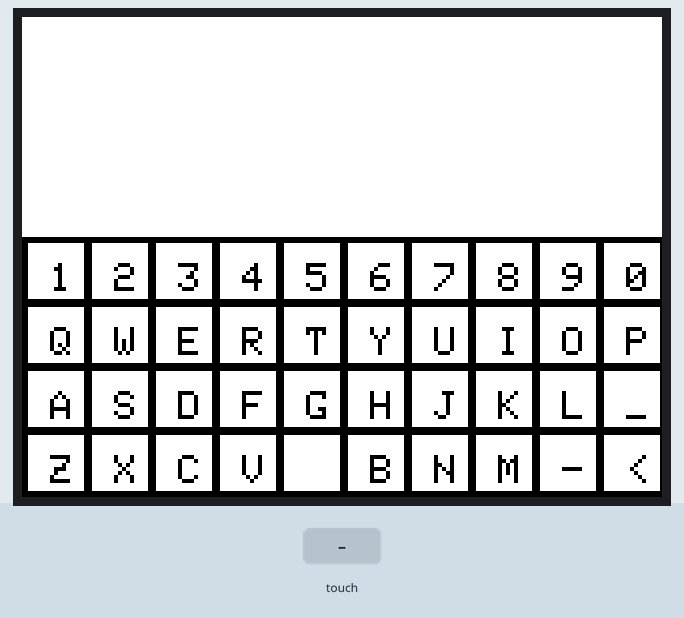
This sketch was run on a simulated ESP32-S3. Shown: 320×240 colour display. Inputs (shaded band) come from the test bench.

Above: at 1.5 s.
1.6 s: screen touched at 13 % across, 10 % down
3.1 s: screen touched at 38 % across, 10 % down
At 4.3 s:
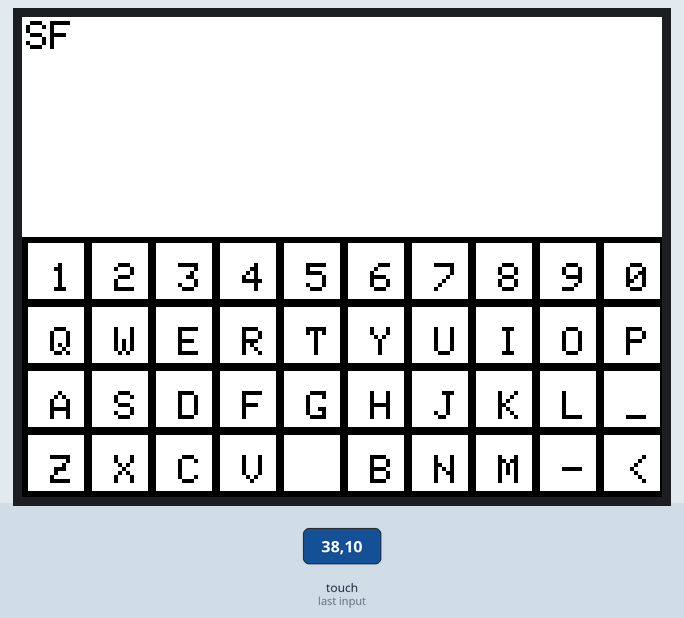
4.6 s: screen touched at 62 % across, 10 % down
6.1 s: screen touched at 87 % across, 10 % down
At 6.9 s:
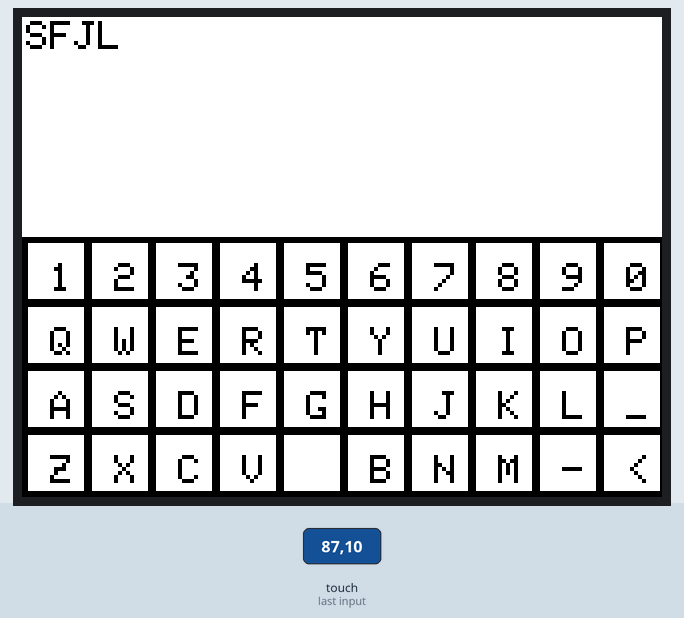
7.6 s: screen touched at 13 % across, 30 % down
9.1 s: screen touched at 38 % across, 30 % down
At 10.3 s:
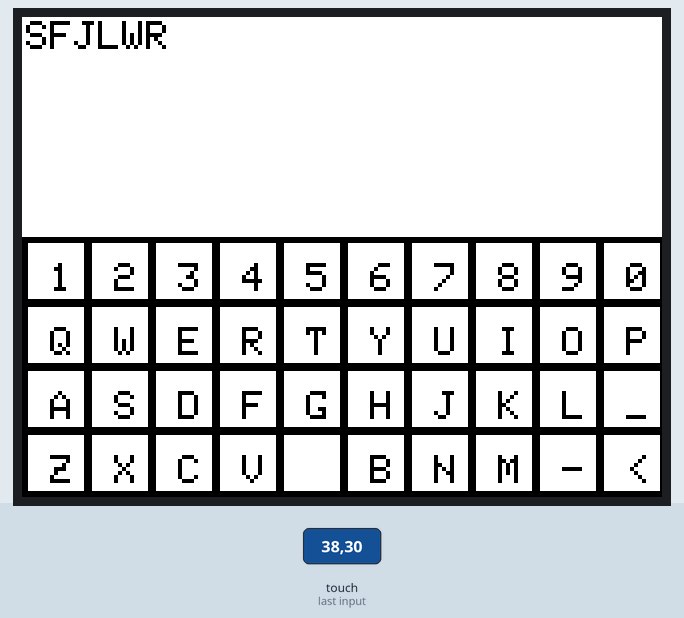
Timing chart, 0 to 11.6 s (numbered marks = the images above; inputs shaded):
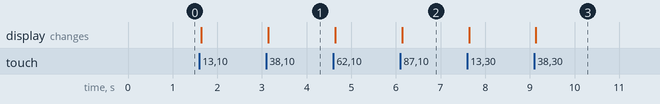

The sketch:

320x240-Landscape-Touch-Keyboard-Arduino.ino
```cpp
/* 320x240 Landscape Keyboard

This is code for a landscape mode keyboard on 320x240 displays using the ILI9341 TFT and an XPT2046 touchscreen.
You must install and set up your config file for TFT_eSPI library to use this.


 This was tested with a cheap red-color touch TFT connected to an ESP32-S3 using SPI.
 The Adafruit TFT uses a different touch chip and likely won't work with this.

 Requires TFT_eSPI library
 New users: learn about User_setup and User_setups directory to make it work

 _ means Enter
 < means Backspace

 Created by ddxfish September 2023
 Github: https://github.com/ddxfish/320x240-Landscape-Touch-Keyboard-Arduino
*/
#include <TFT_eSPI.h>

TFT_eSPI tft = TFT_eSPI();
String text = "";

const char *keys[] = {
  "1234567890",
  "QWERTYUIOP",
  "ASDFGHJKL_",
  "ZXCV BNM-<"
};


int keyW = 30;
int keyH = 30;
int textAreaH = 110;
int spacing = 2;

unsigned long lastPressedTime = 0;

void setup() {
  tft.begin();
  tft.setRotation(1);

  drawKeyboard();
  drawTextArea();
}

void loop() {
  uint16_t x, y;
  if (tft.getTouch(&x, &y, 600)) {
    unsigned long currentMillis = millis();
    if (currentMillis - lastPressedTime > 150) { // 150ms debounce time
      handleTouch(x, y);
      lastPressedTime = currentMillis;
    }
  }
}

void drawKey(int x, int y, const String& label, int width = keyW) {
  tft.fillRect(x, y, width, keyH, TFT_WHITE);
  tft.drawRect(x, y, width, keyH, TFT_BLACK);
  tft.setCursor(x + width / 2 - (label.length() * 6 / 2), y + keyH / 2 - 4);
  tft.setTextColor(TFT_BLACK);
  tft.setTextSize(2); // Change the number to the size you want, 1 is the default size.
  tft.print(label);
}

void drawKeyboard() {
  tft.fillScreen(TFT_BLACK);

  int x = spacing;
  int y = textAreaH + spacing;
  tft.setTextSize(2); // Change the number to the size you want, 1 is the default size.
  for (int row = 0; row < 4; row++) {
    for (int col = 0; col < strlen(keys[row]); col++) {
      drawKey(x, y, String(keys[row][col]));
      x += keyW + spacing;
    }
    x = spacing;
    y += keyH + spacing;
  }
}

void drawTextArea() {
  tft.fillRect(0, 0, 320, textAreaH, TFT_WHITE);
  tft.setCursor(spacing, spacing);
  tft.setTextColor(TFT_BLACK);
  tft.print(text);
}

void handleTouch(uint16_t x, uint16_t y) {
  y = 320-y;
  y=y-90;
  if (y < textAreaH) return;

  int row = (y - textAreaH - spacing) / (keyH + spacing);
  int col = x / (keyW + spacing);

  if (row == 2 && col == 9){ //enter
    text += '\n';
    drawTextArea();
    return;
  }
  if (row == 3 && col == 9){ //backspace
    if (!text.isEmpty()) text.remove(text.length() - 1);
    drawTextArea();
    return;
  }
  if (row >= 0 && row < 4 && col >= 0 && col < strlen(keys[row])) {
    text += keys[row][col];
    drawTextArea();
    return;
  }

}
```

Measured:
- after the input at 3.1 s, the display: changes at once (image 1)
- after the input at 6.1 s, the display: changes at once (image 2)
- after the input at 9.1 s, the display: changes at once (image 3)
